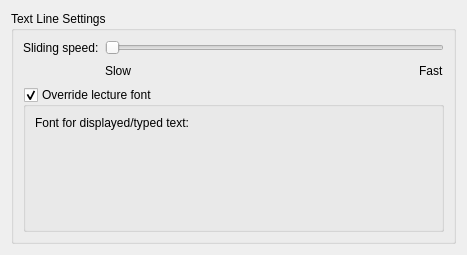
<ui version="4.0" >
 <class>KTouchPrefGeneralPage</class>
 <widget class="QWidget" name="KTouchPrefGeneralPage" >
  <property name="geometry" >
   <rect>
    <x>0</x>
    <y>0</y>
    <width>467</width>
    <height>255</height>
   </rect>
  </property>
  <property name="windowTitle" >
   <string>General Options</string>
  </property>
  <layout class="QGridLayout" >
   <item row="0" column="0" >
    <widget class="QGroupBox" name="groupBox3" >
     <property name="title" >
      <string>Text Line Settings</string>
     </property>
     <layout class="QVBoxLayout" >
      <property name="spacing" >
       <number>6</number>
      </property>
      <property name="leftMargin" >
       <number>9</number>
      </property>
      <property name="topMargin" >
       <number>9</number>
      </property>
      <property name="rightMargin" >
       <number>9</number>
      </property>
      <property name="bottomMargin" >
       <number>9</number>
      </property>
      <item>
       <layout class="QGridLayout" >
        <property name="leftMargin" >
         <number>0</number>
        </property>
        <property name="topMargin" >
         <number>0</number>
        </property>
        <property name="rightMargin" >
         <number>0</number>
        </property>
        <property name="bottomMargin" >
         <number>0</number>
        </property>
        <property name="horizontalSpacing" >
         <number>6</number>
        </property>
        <property name="verticalSpacing" >
         <number>6</number>
        </property>
        <item row="1" column="0" >
         <spacer>
          <property name="orientation" >
           <enum>Qt::Vertical</enum>
          </property>
          <property name="sizeType" >
           <enum>QSizePolicy::Fixed</enum>
          </property>
          <property name="sizeHint" >
           <size>
            <width>20</width>
            <height>20</height>
           </size>
          </property>
         </spacer>
        </item>
        <item row="1" column="3" >
         <widget class="QLabel" name="textLabel3" >
          <property name="text" >
           <string>Fast</string>
          </property>
         </widget>
        </item>
        <item row="1" column="1" >
         <widget class="QLabel" name="textLabel2" >
          <property name="text" >
           <string>Slow</string>
          </property>
         </widget>
        </item>
        <item row="0" column="1" colspan="3" >
         <widget class="QSlider" name="kcfg_SlidingSpeed" >
          <property name="maximumSize" >
           <size>
            <width>32767</width>
            <height>20</height>
           </size>
          </property>
          <property name="minimum" >
           <number>0</number>
          </property>
          <property name="maximum" >
           <number>100</number>
          </property>
          <property name="orientation" >
           <enum>Qt::Horizontal</enum>
          </property>
          <property name="tickInterval" >
           <number>1</number>
          </property>
         </widget>
        </item>
        <item row="1" column="2" >
         <spacer>
          <property name="orientation" >
           <enum>Qt::Horizontal</enum>
          </property>
          <property name="sizeType" >
           <enum>QSizePolicy::Expanding</enum>
          </property>
          <property name="sizeHint" >
           <size>
            <width>227</width>
            <height>20</height>
           </size>
          </property>
         </spacer>
        </item>
        <item row="0" column="0" >
         <widget class="QLabel" name="textLabel1_2" >
          <property name="text" >
           <string>Sliding speed:</string>
          </property>
         </widget>
        </item>
       </layout>
      </item>
      <item>
       <widget class="QGroupBox" name="kcfg_OverrideLectureFont" >
        <property name="title" >
         <string>Override lecture font</string>
        </property>
        <property name="checkable" >
         <bool>true</bool>
        </property>
        <layout class="QGridLayout" >
         <property name="leftMargin" >
          <number>9</number>
         </property>
         <property name="topMargin" >
          <number>9</number>
         </property>
         <property name="rightMargin" >
          <number>9</number>
         </property>
         <property name="bottomMargin" >
          <number>9</number>
         </property>
         <property name="horizontalSpacing" >
          <number>6</number>
         </property>
         <property name="verticalSpacing" >
          <number>6</number>
         </property>
         <item row="2" column="0" >
          <spacer>
           <property name="orientation" >
            <enum>Qt::Vertical</enum>
           </property>
           <property name="sizeHint" >
            <size>
             <width>341</width>
             <height>21</height>
            </size>
           </property>
          </spacer>
         </item>
         <item row="0" column="0" >
          <widget class="QLabel" name="fontTextLabel" >
           <property name="text" >
            <string>Font for displayed/typed text:</string>
           </property>
          </widget>
         </item>
         <item row="1" column="0" >
          <widget class="KFontRequester" name="kcfg_Font" >
           <property name="minimumSize" >
            <size>
             <width>0</width>
             <height>21</height>
            </size>
           </property>
           <property name="whatsThis" >
            <string>This button will display a font dialog where you can change the font for the student and the teacher lines. When you leave the font dialog, the new font is previewed in the line below and only applied when you click the Apply button below.</string>
           </property>
           <property name="font" >
            <font>
             <family>Courier 10 Pitch</family>
             <pointsize>20</pointsize>
             <weight>50</weight>
             <italic>false</italic>
             <bold>false</bold>
             <underline>false</underline>
             <strikeout>false</strikeout>
            </font>
           </property>
          </widget>
         </item>
        </layout>
       </widget>
      </item>
     </layout>
    </widget>
   </item>
  </layout>
 </widget>
  <customwidgets>
  <customwidget>
   <class>KFontRequester</class>
   <extends>QWidget</extends>
   <header>kfontrequester.h</header>
  </customwidget>
 </customwidgets>
 <includes>
  <include location="local" >kfontrequester.h</include>
 </includes>
 <resources/>
 <connections/>
</ui>
